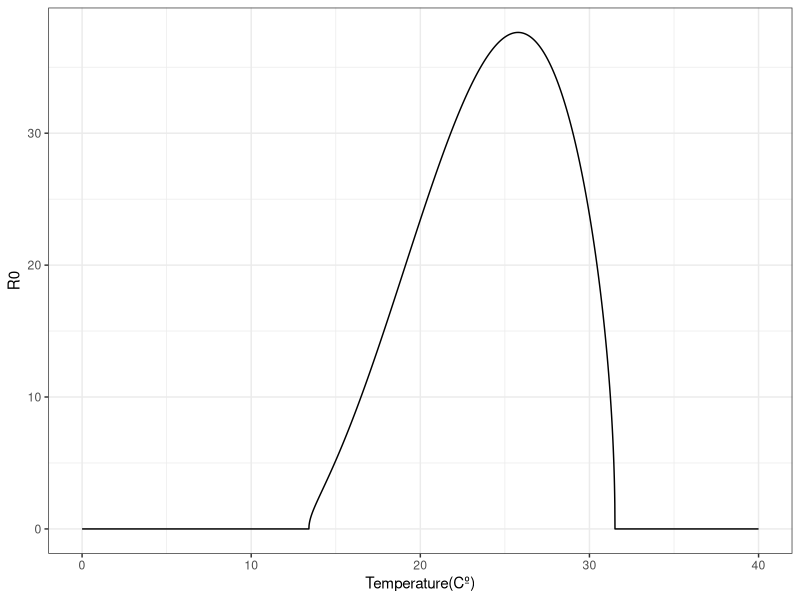

Write the R code that produced this figure. (Note: this script raises an error after producing the figure.)
rm(list=ls())
library(tidyverse)
library(ggplot2)
library(dplyr)
library("ggpubr")
library(viridis)
library(gdata)
library("data.table")
library('numDeriv')

#------------------------FUNCTIONS---------------------------#
# Main functions 
Briere_func <- function(cte, tmin, tmax, temp){
  outp <- temp*cte*(temp - tmin)*(tmax - temp)^(1/2)
  if(outp < 0 | is.na(outp)){
    outp <- 0
  }
  return(outp)
}

Quad_func <- function(cte, tmin, tmax, temp){
  outp <- -cte*(temp - tmin)*(temp - tmax)
  if(outp < 0 | is.na(outp)){
    outp <- 0
  }
  return(outp)
}


#### -------------------------- Albopictus ------------------------- ####
## Thermal responses Aedes Albopictus from Mordecai 2017:
a_f_alb <- function(temp){Briere_func(0.000193,10.25,38.32,temp)} # Biting rate
TFD_f_alb <- function(temp){Briere_func(0.0488,8.02,35.65,temp)} # Fecundity
pEA_f_alb <- function(temp){Quad_func(0.00361,9.04,39.33,temp)} # Survival probability Egg-Adult
MDR_f_alb <- function(temp){Briere_func(0.0000638,8.6,39.66,temp)} # Mosquito Development Rate
lf_f_alb <- function(temp){Quad_func(1.43,13.41,31.51,temp)} # Adult life span



### Incorporating rain and human density:
h_f <- function(hum, rain){
  # Constants: 
  erat = 0.5
  e0 = 1.5
  evar = 0.05
  eopt = 8
  efac = 0.01
  edens = 0.01
  
  
  hatch <- (1-erat)*(((1+e0)*exp(-evar*(rain-eopt)^2))/(exp(-evar*(rain - eopt)^2) + e0)) +
    erat*(edens/(edens + exp(-efac*hum)))
  return(hatch)
}

# R0 function by temperature:
R0_func_alb <- function(rain,hum,Te){
  a <- a_f_alb(Te)
  f <- TFD_f_alb(Te)
  deltaa <- lf_f_alb(Te)
  probla <- pEA_f_alb(Te)
  h <- h_f(hum,rain)
  deltE = 0.1
  R0 <- sqrt(f*(a*deltaa)*probla*(h/(h+deltE)))
  return(R0)
}

# Derivative with respect to Temperature
vec <- seq(0,40,0.01)
hum_cte <- 500
rain_cte <- 8
out <- sapply(vec,R0_func_alb,hum=hum_cte, rain=rain_cte)

df_out <- data.frame(vec, out)
plot_t <- ggplot(df_out) +
  geom_line(aes(vec,out)) + 
  xlab("Temperature(Cº)") + ylab("R0") +
  theme_bw()

ind <- df_out[which(df_out$out != 0),1]
numd1_t <- grad(function(x){R0_func_alb(rain_cte,hum_cte,x)}, ind)
devf_t <- data.frame(ind,numd1_t)
dev_t <- ggplot(devf_t) +
  geom_line(aes(ind,numd1_t)) + 
  xlab("Temperature(Cº)") + ylab("dR0/dT") +
  theme_bw()

# Derivative with respect to Rainfall
vec <- seq(0,20,0.01)
hum_cte <- 500
te_cte <- 22
out <- sapply(vec,R0_func_alb,hum=hum_cte, Te=te_cte)
df_out <- data.frame(vec, out)
plot_r <- ggplot(df_out) +
  geom_line(aes(vec,out))+ 
  xlab("Rainfall(mm)") + ylab("R0") +
  theme_bw()
ind <- df_out[which(df_out$out != 0),1]
numd1_r <- grad(function(x){R0_func_alb(x,hum_cte,te_cte)}, ind)
devf_r <- data.frame(ind,numd1_r)
dev_r <- ggplot(devf_r) +
  geom_line(aes(ind,numd1_r))  + 
  xlab("Rainfall(mm)") + ylab("dR0/dR") +
  theme_bw()

# Derivative with respect to Human density
vec <- seq(0,1500,1)
rain_cte <- 8
te_cte <- 22
out <- sapply(vec,R0_func_alb,rain=rain_cte, Te=te_cte)
df_out <- data.frame(vec, out)
plot_h <- ggplot(df_out) +
  geom_line(aes(vec,out)) + 
  xlab("Human density(km2)") + ylab("R0") +
  theme_bw()

ind <- df_out[which(df_out$out != 0),1]
numd1_h <- grad(function(x){R0_func_alb(rain_cte,x,te_cte)}, ind)
devf_h <- data.frame(ind,numd1_h)
dev_h <- ggplot(devf_h) +
  geom_line(aes(ind,numd1_h)) + 
  xlab("Human density(km2)") + ylab("dR0/dH") +
  theme_bw()

library(ggpubr)
ggarrange(dev_t,dev_r,dev_h)
ggarrange(plot_t,plot_r,plot_h)


vec <- seq(-10,10,0.1)
df_h <- grad(function(x){-6*exp(-3*x)}, vec)
out_h <- sapply( vec,function(x){2*exp(-3*x)})
df_out <- data.frame(vec, df_h,out_h)
df_plot <- reshape2::melt(df_out, id.vars = "vec")
ggplot(df_plot) +
  geom_point(aes(vec,value, color =variable))
